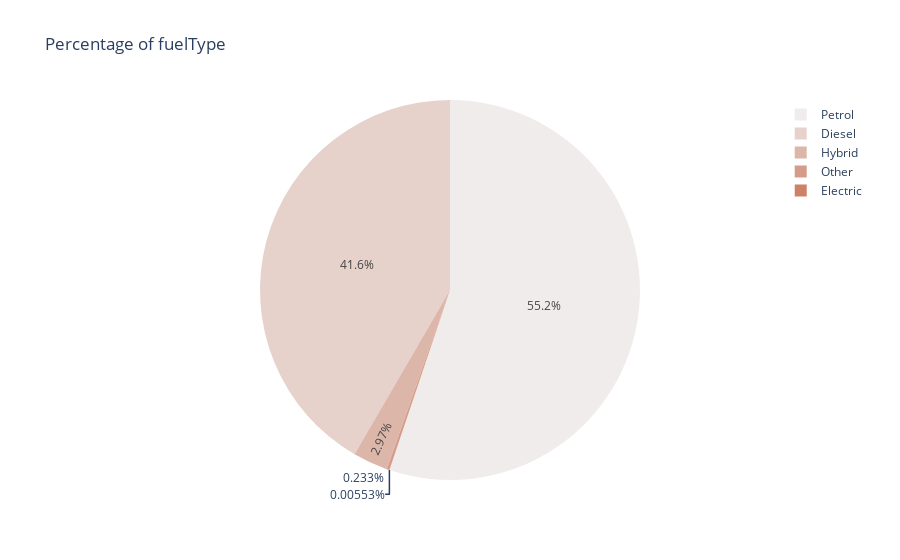

Notebook code cell kept with this figure:
### Code cell
fig = px.pie(df_ft,
            names='fuelType',
            values='jumlah',
            title='Percentage of fuelType',
            color_discrete_sequence=px.colors.sequential.amp
            )
fig.show()

### Figure 1 — Plotly figure (JSON) as saved in the notebook; plotly's stock layout.template omitted (floating-point values rounded to 4 significant figures)
{"data": [{"domain": {"x": [0, 1], "y": [0, 1]}, "hovertemplate": "fuelType=%{label}<br>jumlah=%{value}<extra></extra>", "labels": ["Diesel", "Electric", "Hybrid", "Other", "Petrol"], "legendgroup": "", "name": "", "showlegend": true, "type": "pie", "values": [45177, 6, 3229, 253, 59875]}], "layout": {"legend": {"tracegroupgap": 0}, "piecolorway": ["rgb(241, 236, 236)", "rgb(230, 209, 203)", "rgb(221, 182, 170)", "rgb(213, 156, 137)", "rgb(205, 129, 103)", "rgb(196, 102, 73)", "rgb(186, 74, 47)", "rgb(172, 44, 36)", "rgb(149, 19, 39)", "rgb(120, 14, 40)", "rgb(89, 13, 31)", "rgb(60, 9, 17)"], "title": {"text": "Percentage of fuelType"}}}
